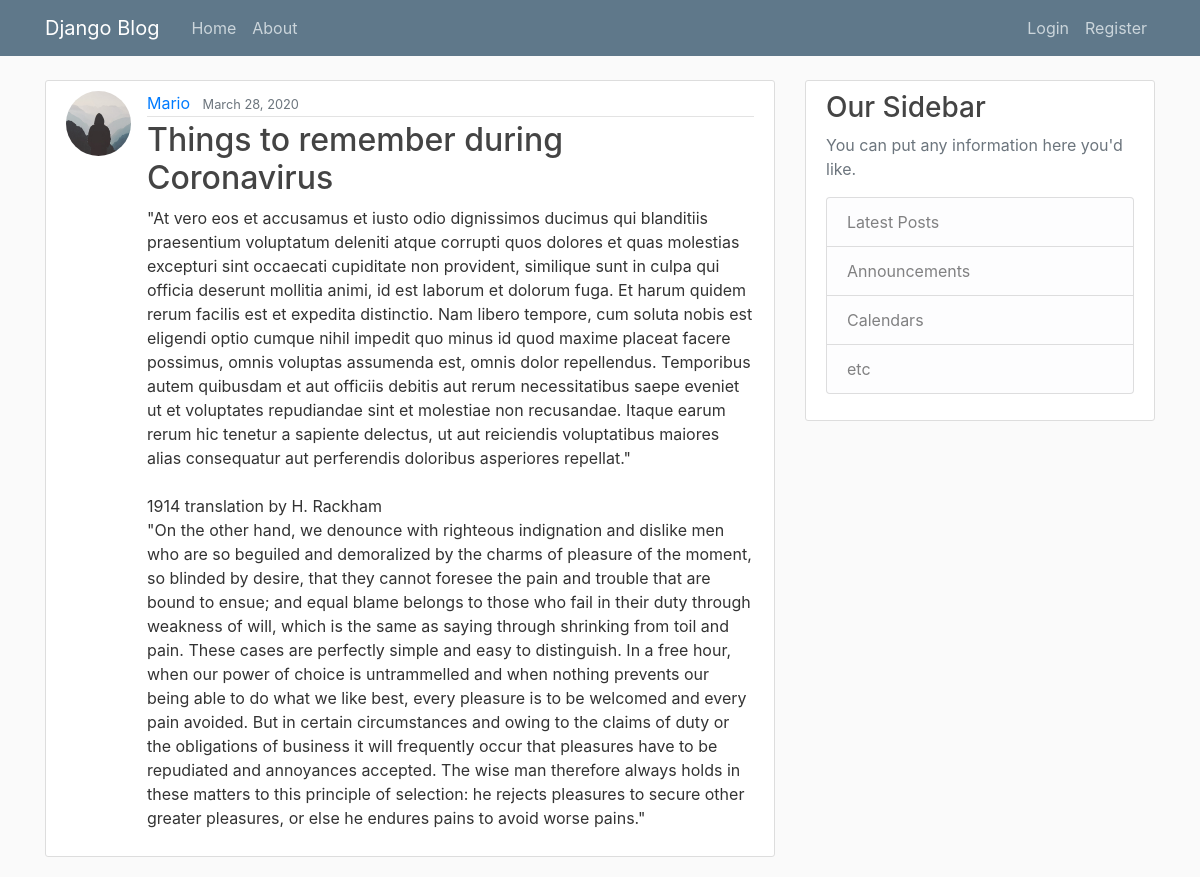
The app's page /posts/11/ with its own data.
### blog/models.py (models this page shows, shortened)
class Post(models.Model):
    title = models.CharField(max_length=100)
    content = models.TextField()
    date_posted = models.DateTimeField(default=timezone.now)
    author = models.ForeignKey(User, on_delete=models.CASCADE)

### users/models.py (models this page shows, shortened)
class Profile(models.Model):
    user = models.OneToOneField(User, on_delete=models.CASCADE)
    image = models.ImageField(default='default.jpg', upload_to='profile_pics')

### blog/views.py (the view)
# urls.py: path('posts/<int:pk>/', PostDetailView.as_view(), name='post-detail'),
class PostDetailView(DetailView):
    model = Post

### blog/templates/blog/post_detail.html (shortened to what this page needs)
{% extends "blog/base.html" %}
{% block content %}
        <article class="media content-section">
          <img class="rounded-circle article-img" src="{{ object.author.profile.image.url }}">
          <div class="media-body">
            <div class="article-metadata">
              <a class="mr-2" href="{% url 'user-posts' object.author.username %}">{{ object.author }}</a>
              <small class="text-muted">{{ object.date_posted|date:"F d, Y" }}</small>
            </div>
            <h2 class="article-title">{{ object.title }}</h2>
            <p class="article-content">{{ object.content }}</p>
          </div>
        </article>
{% endblock content %}

### blog/static/blog/main.css (style rules this page uses)
body { background: #fafafa; color: #333333; margin-top: 5rem; }
h1, h2, h3, h4, h5, h6 { color: #444444; }
.content-section { background: #ffffff; padding: 10px 20px; border: 1px solid #dddddd; border-radius: 3px; margin-bottom: 20px; }
.article-title { color: #444444; }
.article-content { white-space: pre-line; }
.article-img { height: 65px; width: 65px; margin-right: 16px; }
.article-metadata { padding-bottom: 1px; margin-bottom: 4px; border-bottom: 1px solid #e3e3e3 }

### records on screen
Post: author.profile.image (placeholder picture), author "Mario", date_posted "March 28, 2020", title "Things to remember during Coronavirus", content "\"At vero eos et accusamus et iusto odio dignissimos ducimus qui blanditiis praesentium voluptatum deleniti atque corrupti quos dolores et quas molestias excepturi sint occaecati cupiditate non provident, similique sunt in culpa qui officia deserunt mollitia animi, id est laborum et dolorum fuga. Et harum quidem rerum facilis est et expedita distinctio. Nam libero tempore, cum soluta nobis est eligendi optio cumque nihil impedit quo minus id quod maxime placeat facere possimus, omnis voluptas assumenda est, omnis dolor repellendus. Temporibus autem quibusdam et aut officiis debitis aut rerum necessitatibus saepe eveniet ut et voluptates repudiandae sint et molestiae non recusandae. Itaque…"
